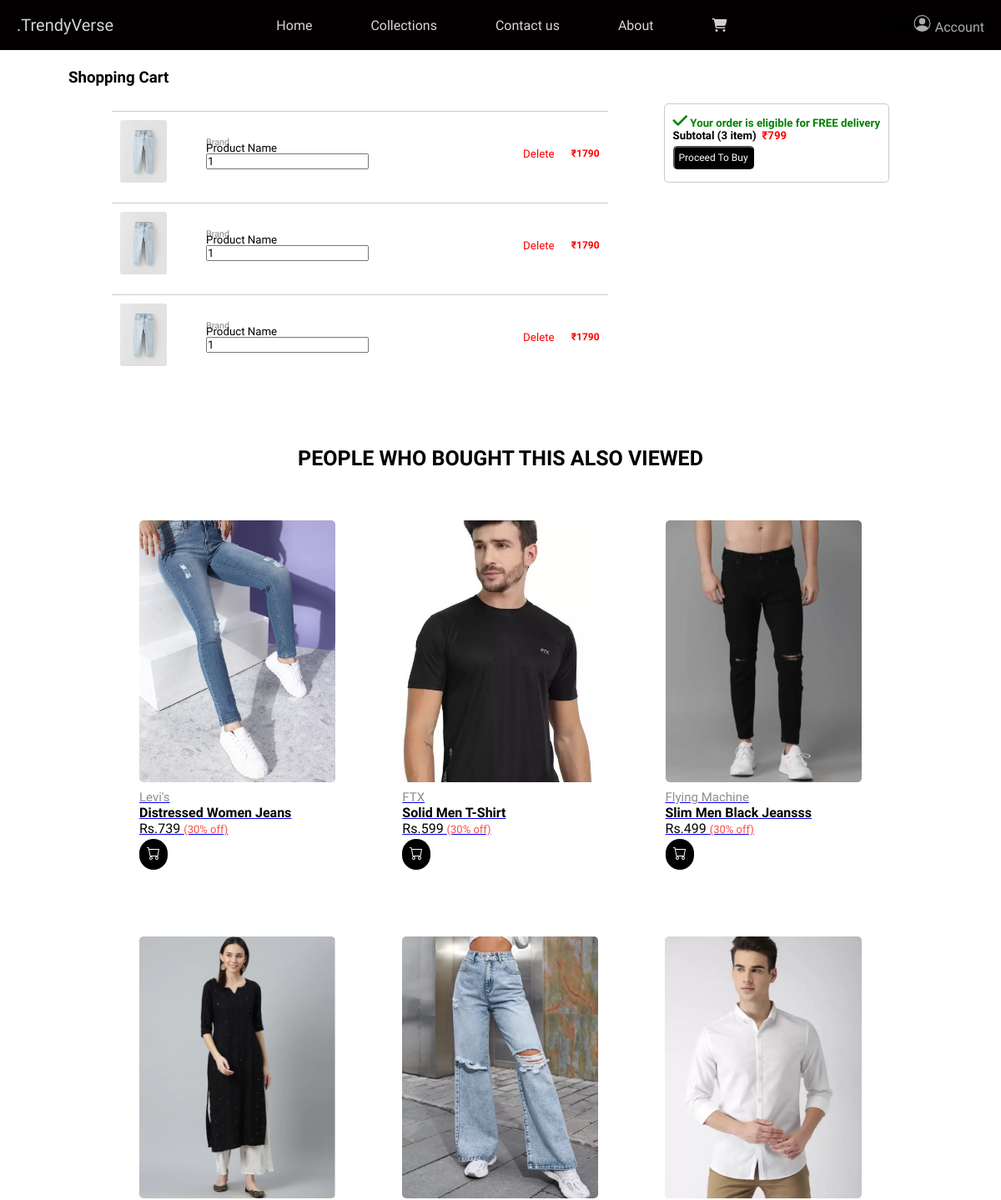
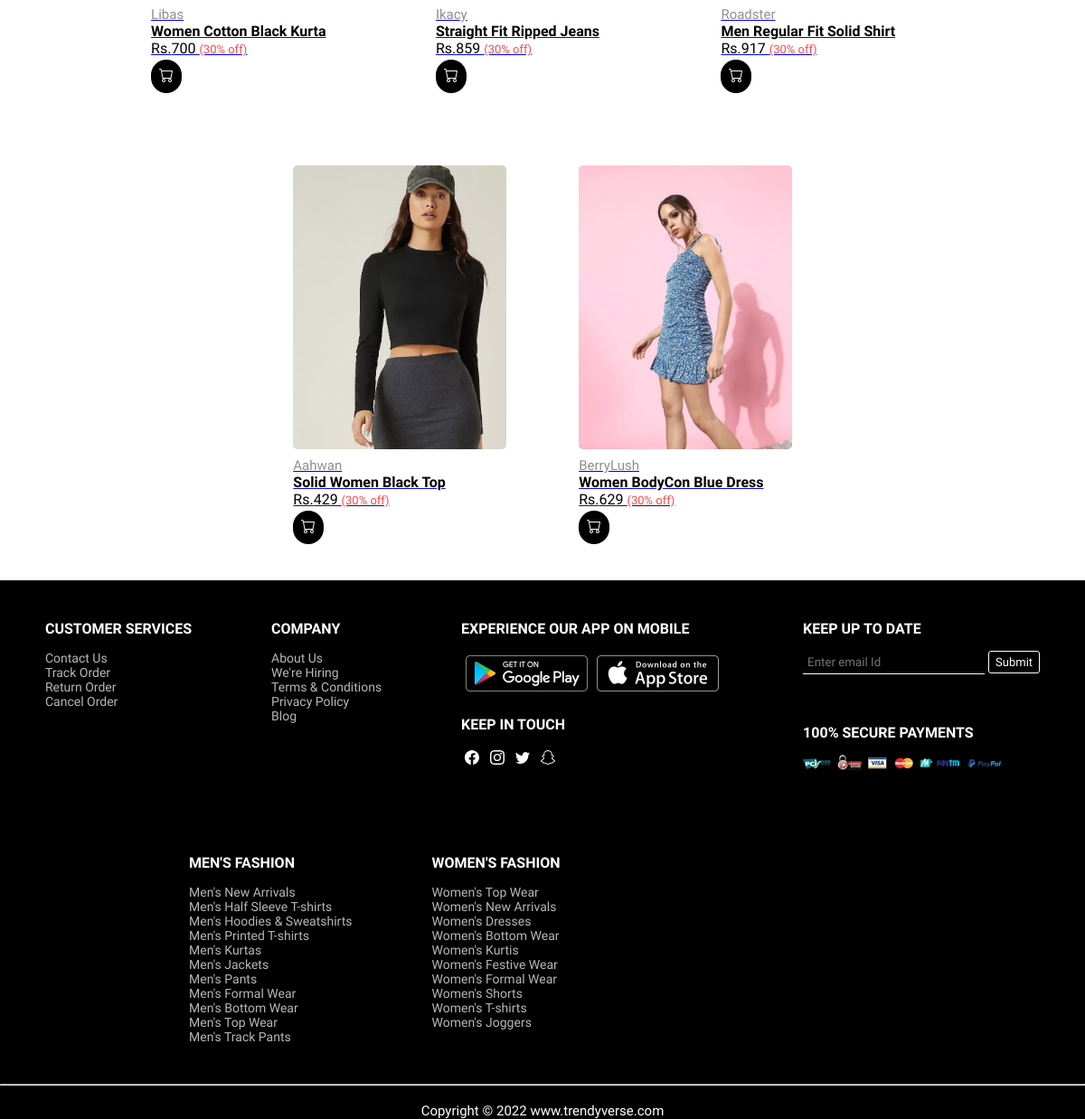
The app's page /cart.php with its own data (2 pictures, top to bottom).
### tables this page shows
CREATE TABLE `product` (
  `item_id` int(11) NOT NULL,
  `item_brand` varchar(200) NOT NULL,
  `item_name` varchar(255) NOT NULL,
  `item_price` int(10) NOT NULL,
  `item_image` varchar(255) NOT NULL,
  `item_img_small2` varchar(255) NOT NULL,
  `item_img_small3` varchar(255) NOT NULL,
  `item_img_small4` varchar(255) NOT NULL,
  `item_register` datetime DEFAULT NULL,
  `item_category` varchar(255) NOT NULL,
  `item_description` longtext NOT NULL
);

### cart.php (called while the page is built)
<?php
    include('header.php');
?>
<?php
    include('Templates/_cart.php');
?>
<?php
    include('footer.php');
?>

### Database/DBcontroller.php (called while the page is built, shortened)
<?php
class DBcontroller{
    protected $host = 'localhost';
    protected $user = 'root';
    protected $password = '';
    protected $database = "trendyverse";
    public function __construct()
    {
        $this->con = mysqli_connect($this->host, $this->user,$this->password, $this->database );
    }
}
?>

### functions.php (called while the page is built, shortened)
<?php
        require('Database/DBcontroller.php');
        require('Database/Product.php');
        $db = new DBcontroller();
        $product = new Product($db);
?>

### Database/Product.php (called while the page is built, shortened)
<?php
class Product{
    public $db = null;
    public function __construct(DBcontroller $db)
    {
        $this->db = $db;
    }
    public function getData($table = 'product'){
       $result = $this->db->con->query("SELECT * FROM {$table}");
       $resultArray = array();
       while ($item = mysqli_fetch_array($result, MYSQLI_ASSOC)){
           $resultArray[] = $item;
       }
       return $resultArray;
    } public function getData2($table2 = 'menswear'){
       $result1 = $this->db->con->query("SELECT * FROM {$table2}");
       $resultArray1 = array();
       while ($item = mysqli_fetch_array($result1, MYSQLI_ASSOC)){
           $resultArray1[] = $item1;
       }
       return $resultArray1;
    }
}
?>

### Templates/_cart.php (the view, shortened to what this page needs)
<?php
$products_list = $product->getData();
shuffle($products_list);
?>
<section class="cart">
    <h3 class="cart-heading">Shopping Cart</h3> <br>
    <div class="container-cart">
        <div class="row">
            <div class="col-1">
                <div class="sub-row">
                    <div class="sub-col-1">
                        <img src="./images/jeanss.jpg" alt="">
                    </div>
                    <div class="sub-col-2">
                        <h6>Brand </h6>
                        <h5>Product Name</h5>
                        <input class="cart-qty" type="number" value="1">
                    </div>
                    <div class="sub-col-3">
                        <button type="submit" class="dlt-btn">Delete</button>
                    </div>
                    <div class="sub-col-4">
                        ₹<span>1790</span>
                    </div>
                </div>
                <div class="sub-row">
                    <div class="sub-col-1">
                        <img src="./images/jeanss.jpg" alt="">
                    </div>
                    <div class="sub-col-2">
                        <h6>Brand </h6>
                        <h5>Product Name</h5>
                        <input class="cart-qty" type="number" value="1">
                    </div>
                    <div class="sub-col-3">
                        <button type="submit" class="dlt-btn">Delete</button>
                    </div>
                    <div class="sub-col-4">
                        ₹<span>1790</span>
                    </div>
                </div>
                <div class="sub-row">
                    <div class="sub-col-1">
                        <img src="./images/jeanss.jpg" alt="">
                    </div>
                    <div class="sub-col-2">
                        <h6>Brand </h6>
                        <h5>Product Name</h5>
                        <input class="cart-qty" type="number" value="1">
                    </div>
                    <div class="sub-col-3">
                        <button type="submit" class="dlt-btn">Delete</button>
                    </div>
                    <div class="sub-col-4">
                        ₹<span>1790</span>
                    </div>
                </div>
            </div>
            <div class="col-2">
                <div class="sub-row-1">
                    <h5><i class="fas fa-check"></i> Your order is eligible for FREE delivery</h5>
                </div>
                <div class="sub-row-2">
                    <h5>Subtotal (3 item)&nbsp; <span>₹799</span></h5>
                </div>
                <button type="submit" class="btn-cart2">Proceed To Buy</button>
            </div>
        </div>
    </div>
</section>
<section class="explore-more">
    <h3 id="heading"> PEOPLE WHO BOUGHT THIS ALSO VIEWED</h3>
    <div class="featureproduct">
        <?php foreach ($products_list as $item){ ?>
            <a id="product-link" href="<?php printf('%s?item_id=%s', 'sproduct.php', $item['item_id']) ?>">
                <div class="product" >
                    <div class="productimg">
                        <img src="<?php echo $item['item_image'] ?? "images/f1.jpg"; ?>" alt="">
                    </div>
                    <div class="product-text">
                        <h2><?php echo $item['item_brand']?? "Unknown"; ?></h2>
                        <h1>
                            <?php echo $item['item_name'] ?? "Unknown"; ?>
                        </h1>
                        <h3>Rs.<?php echo $item['item_price']?? "Unknown"; ?> <span>(30% off)</span></h3>
                        <button class="btn-cart"></button>
                    </div>
                </div>  </a>
        <?php }  ?>
    </div>
</section>

### header.php (shortened to what this page needs)
<!DOCTYPE html>
<html lang="en">
<head>
    <link rel="stylesheet" href="style.css">
    <link rel="stylesheet" href="responsive.css">
    <link rel="stylesheet" href="aboutpage.css">
    <?php
        require('functions.php');
    ?>
</head>
<body>
    <header>
        <nav class="navbar show-nav">
            <div class="logo">
                <a href="index.php">.TrendyVerse</a>
            </div>
            <ul class="navul" id="items-res">
               <li> <a href="index.php">Home</a></li>
               <li  class="Collections"> <a href="">Collections </a>
                    </li>
              <li> <a href="contactus.php">Contact us</a></li>
              <li>  <a href="about.php" id="about" >About</a></li>
                <li><a href="cart.php"><i class="fa-solid fa-cart-shopping icon"></i></a></li>
            </ul>
            <i class="fa-solid fa-bars nav-menu" onclick="menuFunc()"></i>
            <i class="fa-solid fa-bag-shopping cart-res"></i>
            <div class="login">
             <a class="login1" href="login.php">
              Account</a>
            </div>
        </nav>
    </header>

### footer.php (shortened to what this page needs)
  <footer id="footer">
        <div class="main-footer">
            <div class="footer-col">
                <h4>CUSTOMER SERVICES</h4>
                <p>Contact Us</p>
                <p>Track Order</p>
                <p>Return Order</p>
                <p>Cancel Order</p>
            </div>
            <div class="footer-col">
                <h4>COMPANY</h4>
                <p>About Us</p>
                <p>We're Hiring</p>
                <p>Terms & Conditions</p>
                <p>Privacy Policy</p>
                <p>Blog</p>
            </div>
            <div class="footer-col">
                <h4>EXPERIENCE OUR APP ON MOBILE</h4>
                <div class="app-links">
                    <p><img src="images/android.jpg" alt="android"></p>
                    <p><img src="images/ios.jpg" alt="ios"></p>
                </div>
                <br>
                <h4>KEEP IN TOUCH</h4>
                <div class="social-links">
                </div>
            </div>
            <div class="footer-col">
                <h4>KEEP UP TO DATE</h4>
                <input type="email" placeholder="Enter email Id">
                <buttom class="btn-footer">Submit</buttom>
                <br>
                <div class="footer-pay">
                    <h4>100% SECURE PAYMENTS</h4>
                    <img src="images/secure-payments-image.jpg" alt="">
                </div>
            </div>
        </div>
        <div class="footer-categories">
            <div class="footer-col">
                <h4>MEN'S FASHION</h4>
                <p>Men's New Arrivals</p>
                <p>Men's Half Sleeve T-shirts</p>
                <p>Men's Hoodies & Sweatshirts</p>
                <p>Men's Printed T-shirts</p>
                <p>Men's Kurtas</p>
                <p>Men's Jackets</p>
                <p>Men's Pants</p>
                <p>Men's Formal Wear</p>
                <p>Men's Bottom Wear</p>
                <p>Men's Top Wear</p>
                <p>Men's Track Pants</p>
            </div>
            <div class="footer-col">
                <h4>WOMEN'S FASHION</h4>
                <p>Women's Top Wear</p>
                <p>Women's New Arrivals</p>
                <p>Women's Dresses</p>
                <p>Women's Bottom Wear</p>
                <p>Women's Kurtis</p>
                <p>Women's Festive Wear</p>
                <p>Women's Formal Wear</p>
                <p>Women's Shorts</p>
                <p>Women's T-shirts</p>
                <p>Women's Joggers</p>
            </div>
        </div>
        <hr>
        <br>
        <div class="footer">
            Copyright &copy; 2022 www.trendyverse.com
        </div>
    </footer>
</body>
</html>

### style.css (style rules this page uses)
* { margin: 0%; padding: 0%; font-family: 'Baloo 2', cursive; }
.navbar { display: flex; align-items: center; justify-content: space-around; height: 60px; position: fixed; top: 0; left: 0; width: 100%; z-index: 1; background-color:#020000; }
.navul { display: flex; margin: auto; }
.navul a { color: rgb(220, 214, 214); text-decoration: none; padding: 35px; }
.icon { color: rgb(211, 206, 206); }
.logo a { font-family: 'Rubik Glitch', cursive; font-size: 20px; font: 100; color: rgb(214, 211, 211); text-decoration: none; cursor: pointer; margin-left: 20px; }
.featureproduct { display: flex; margin-top: 20px; flex-wrap: wrap; justify-content: center; align-items: center; }
.product { padding: 20px; margin: 20px; transition: 0.5s ease; cursor: pointer; border-radius: 4px; }
.product img { height: 314px; border-radius: 5px; }
.product-text h1 { text-decoration: none; font-weight: 600; font-size: 16px; font-family: 'Baloo 2', cursive; color: black; }
.product-text h3 { text-decoration: none; font-weight: 400; font-size: 16px; font-family: 'Baloo 2', cursive; color: black; }
.product-text h2 { text-decoration: none; font-weight: lighter; font-size: 15px; color: #958c8c; margin-top: 5px; }
.product-text h3 span { font-size: 13px; font-family: 'Baloo 2', cursive; color: rgba(255, 0, 0, 0.718) }
.btn-cart { background:#000000; border: none; border-radius: 30px; padding: 9px; color: white; font-weight: bold; margin-top: 3px; cursor: pointer; }
footer { background-color: black; color: white; }
footer .main-footer { display: flex; justify-content: center; }
.footer-col { margin: 44px; }
.footer-col h4 { margin-bottom: 15px; }
.footer-col p { color: #bbb6b6; font-size: 14px; cursor: pointer; }
.app-links { display: flex; cursor: pointer; }
.app-links p { margin: 5px; }
.social-links svg { margin: 4px; cursor: pointer; }
.footer-pay { margin-top: 55px; }
.footer-pay img { cursor: pointer; }
.footer-col input { color: white; border: none; padding: 5px; background-color: transparent; border-bottom: 1px solid white; }
.btn-footer { background-color: transparent; border: 1px solid white; padding: 4px 7px; border-radius: 3px; font-size: 13px; cursor: pointer; }
footer .footer-categories { display: flex; justify-content: flex-start; margin-left: 165px; }
.footer { text-align: center; margin-bottom: 0; font-size: 15px; }
.login { display: flex; justify-content: center; align-items: center; margin-right: 20px; }
.login1 { text-decoration: none; color: rgb(175, 173, 173); }
#heading { font-size: 25px; text-align: center; }
.cart { margin: 82px; }
.cart-heading { font-family: 'Baloo 2', cursive; }
.row { display: flex; justify-content: center; align-items: center; }
.col-1 { margin-right: 87px; }
.sub-row { border-top: 1px solid #9d979785; padding: 10px; width: 100%; display: flex; justify-content: center; align-items: center; margin-top: 10px; }
.sub-col-1 img { height: 75px; border-radius: 3px; }
.sub-col-2 { width: 75%; padding: 20px; margin-left: 27px; }
.sub-col-2 h5 { font-family: 'Baloo 2', cursive; font-weight: 500; margin-top: -7px; margin-bottom: -2px; }
.sub-col-2 h6 { font-family: 'Baloo 2', cursive; font-weight: 500; color: gray; }
.cart-qty { cursor: pointer; font-family: 'Baloo 2', cursive; }
.sub-col-3 { margin-left: 145px; }
.dlt-btn { color: red; background-color: transparent; font-family: 'Baloo 2', cursive; border: none; cursor: pointer; }
.sub-col-4 { margin-left: 20px; color: red; font-size: 12px; text-align: right; font-weight: bold; }
.col-2 { border: 1px solid #9d979785; margin-top: -233px; padding: 10px; border-radius: 5px; }
.sub-row-1 { text-align: center; color: green; }
.sub-row-1 i { font-size: 20px; font-weight: bold; }
.sub-row-1 h5 { font-family: 'Baloo 2', cursive; }
.sub-row-2 span { color: red; }
.btn-cart2 { background-color: black; color: white; padding: 5px; font-size: 12px; border-radius: 5px; margin-top: 5px; margin-bottom: 5px; cursor: pointer; }

### records on screen
product: item_image (picture), item_brand "Levi's", item_name "Distressed Women Jeans", item_price "739"
product: item_image (picture), item_brand "FTX", item_name "Solid Men T-Shirt", item_price "599"
product: item_image (picture), item_brand "Flying Machine", item_name "Slim Men Black Jeansss", item_price "499"
product: item_image (picture), item_brand "Libas", item_name "Women Cotton Black Kurta", item_price "700"
product: item_image (picture), item_brand "Ikacy", item_name "Straight Fit Ripped Jeans", item_price "859"
product: item_image (picture), item_brand "Roadster", item_name "Men Regular Fit Solid Shirt", item_price "917"
product: item_image (picture), item_brand "Aahwan", item_name "Solid Women Black Top", item_price "429"
product: item_image (picture), item_brand "BerryLush", item_name "Women BodyCon Blue Dress", item_price "629"
